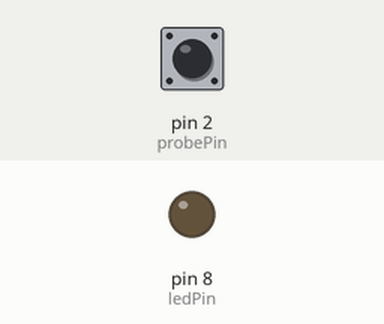
Simulated run of this sketch. Board: Arduino Uno, built with avr-gcc and run on an emulated ATmega328P. Parts: output pins drawn as LEDs (lit = HIGH). The test bench sets the inputs (shaded band); at power-on: pin 2 (probePin) HIGH.

Above: at 1.2 s.
1.3 s: pin 2 (probePin) pulled LOW for 0.15 s
At 1.37 s:
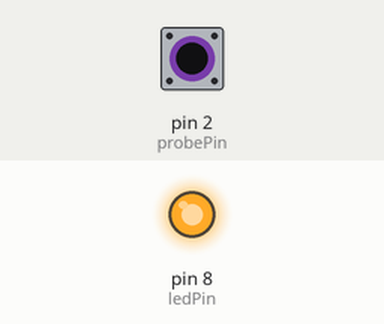
2.9 s: pin 2 (probePin) pulled LOW for 3.2 s
At 6.8 s:
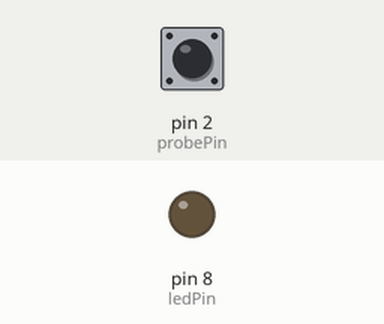
Timing chart, 0 to 8.3 s (numbered marks = the images above; inputs shaded):
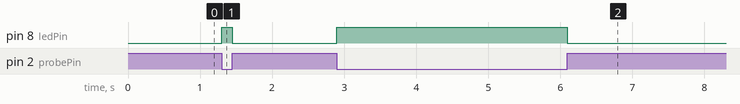

Measured:
- after the input at 1.3 s, pin 8 (ledPin): LOW → HIGH at once, → LOW 0.15 s later
- after the input at 2.9 s, pin 8 (ledPin): LOW → HIGH at once, → LOW 3.2 s later

The sketch:

Raymundo_Lab8_Task1.ino
```cpp
// Task 1: Continuity Detector
int probePin = 2;
int ledPin = 8;

void setup() {
  pinMode(probePin, INPUT_PULLUP); // internal pull-up enabled
  pinMode(ledPin, OUTPUT);
}

void loop() {
  if (digitalRead(probePin) == LOW) {    // probes touching (it's connected to GND)
    digitalWrite(ledPin, HIGH);          // turn LED ON
  } else {                               // probes open
    digitalWrite(ledPin, LOW);           // turn LED OFF
  }
}
```
